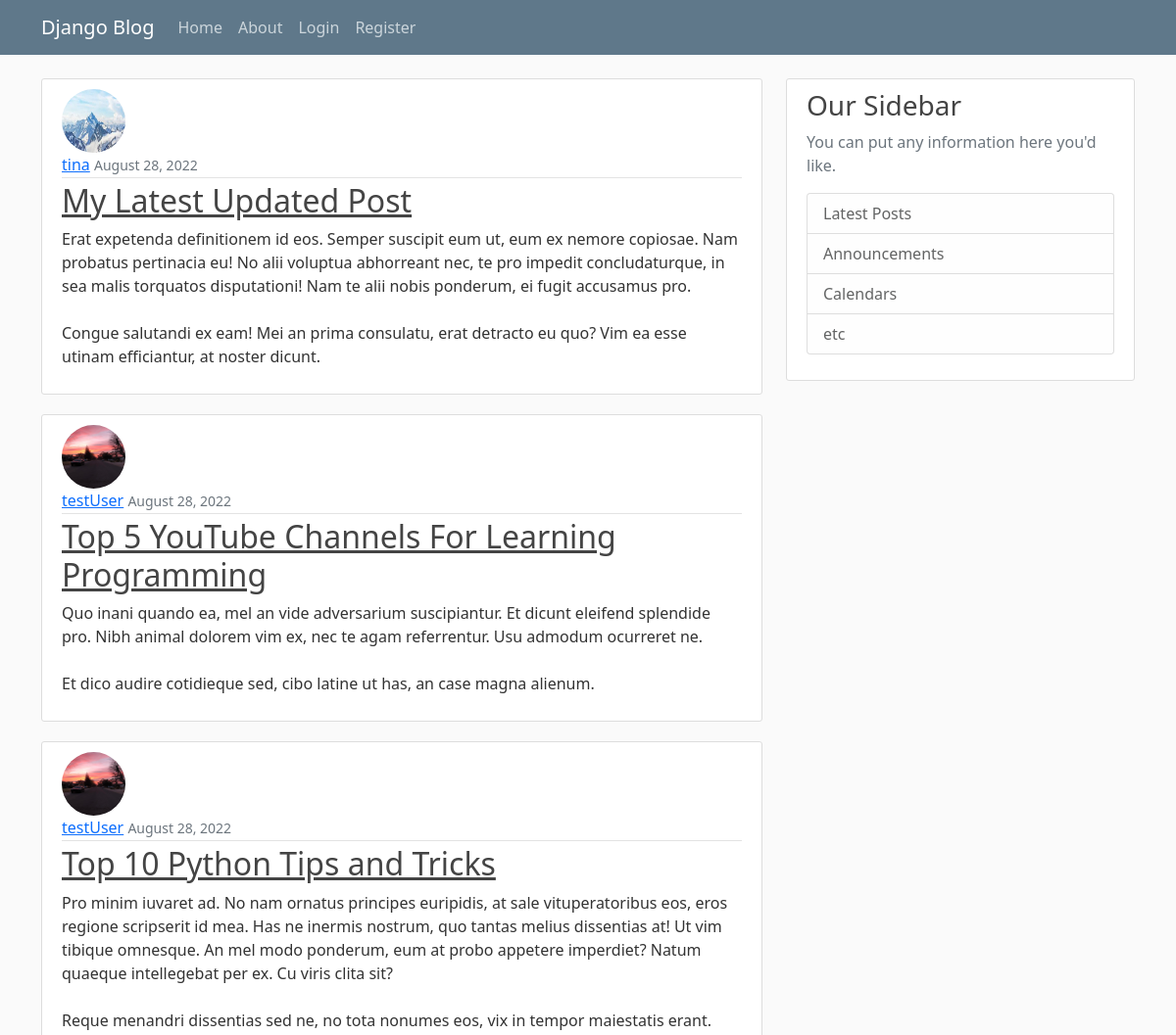
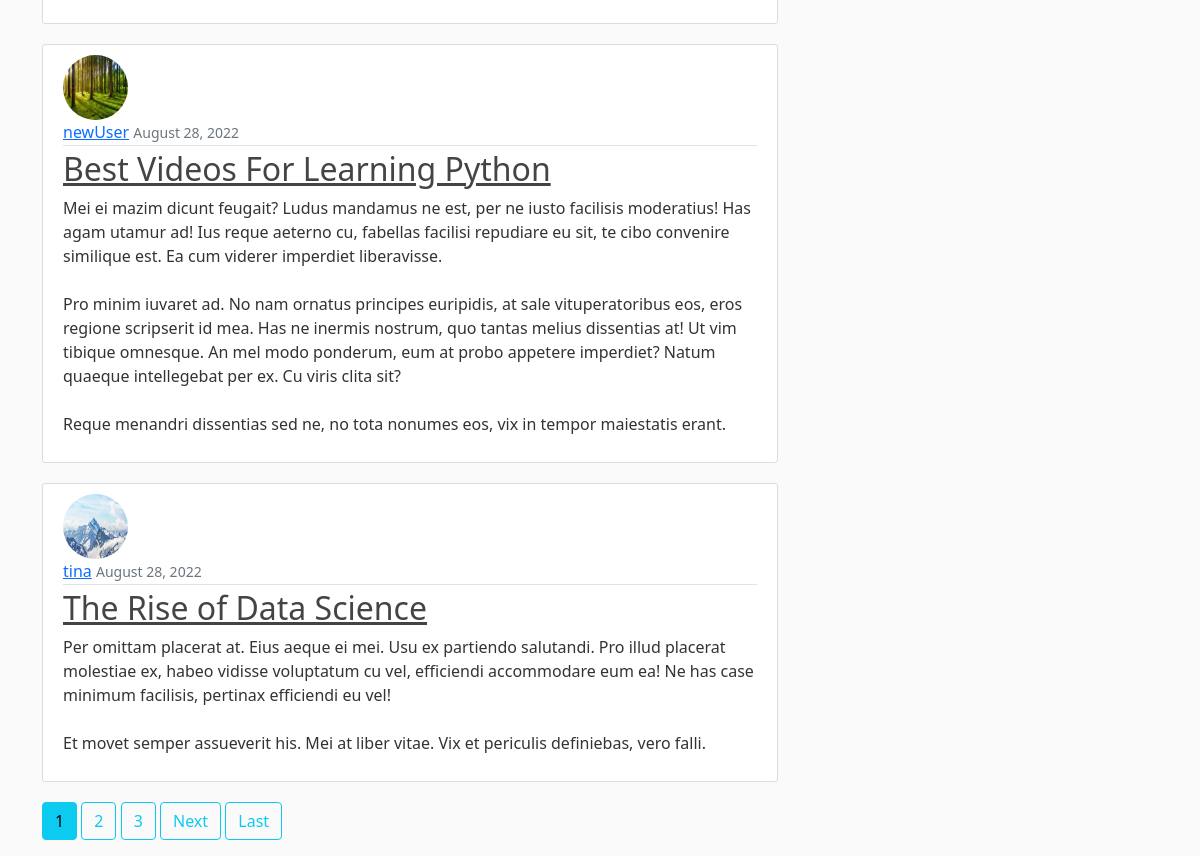
The page / on the database its author committed (2 pictures, top to bottom).
### blog_CS/models.py (models this page shows, shortened)
class Post(models.Model):
    title = models.CharField(max_length= 100)
    content = models.TextField()
    date_posted = models.DateTimeField(default=timezone.now)
    author = models.ForeignKey(User, on_delete=models.CASCADE)

### users/models.py (models this page shows, shortened)
class Profile(models.Model):
    user = models.OneToOneField(User, on_delete=models.CASCADE)
    image = models.ImageField(default='default.jpg', upload_to = 'profile_pictures')

### blog_CS/views.py (the view)
# urls.py: path('', PostListView.as_view(), name= 'blog_CS-home'),
class PostListView(ListView):
    model = Post
    template_name = 'blog_CS/home.html' # <app>/<model>_<viewtype>.html
    context_object_name = 'posts'
    ordering = ['-date_posted']
    paginate_by = 5

### blog_CS/templates/blog_CS/home.html (shortened to what this page needs)
{% extends 'blog_CS/base.html' %}
{% block content %}
    {% for post in posts %}
    <article class="media content-section">
      <img class="rounded-circle article-img" src="{{ post.author.profile.image.url }}" alt="">
        <div class="media-body">
          <div class="article-metadata">
            <a class="mr-2" href="{% url 'user-posts' post.author.username %}">{{ post.author }}</a>
            <small class="text-muted">{{ post.date_posted|date:"F d, Y" }}</small>
          </div>
          <h2><a class="article-title" href="{% url 'post-detail' post.id %}">{{ post.title }}</a></h2>
          <p class="article-content">{{ post.content }}</p>
        </div>
      </article>
    {% endfor %}
    {% if is_paginated %}
      {% for num in page_obj.paginator.page_range %}
        {% if page_obj.number == num %}
          <a class="btn btn-info mb-3" href="?page={{ num }}">{{ num }}</a>
        {% elif num > page_obj.number|add:'-3' and num < page_obj.number|add:'3' %}
        <a class="btn btn-outline-info mb-3" href="?page={{ num }}">{{ num }}</a>
        {% endif %}
      {% endfor %}
      {% if page_obj.has_next %}
        <a class="btn btn-outline-info mb-3" href="?page={{ page_obj.next_page_number }}">Next</a>
        <a class="btn btn-outline-info mb-3" href="?page={{ page_obj.paginator.num_pages }}">Last</a>
      {% endif %}
    {% endif %}
{% endblock content %}

### blog_CS/templates/blog_CS/base.html (shortened to what this page needs)
{% load static %}
<!DOCTYPE html>
<html lang="en">
<head>
    <link href="https://cdn.jsdelivr.net/npm/bootstrap@5.0.2/dist/css/bootstrap.min.css" rel="stylesheet">
    <link rel="stylesheet" href="{% static 'blog_CS/main.css' %}">
</head>
<body>
    <header class="site-header">
        <nav class="navbar navbar-expand-md navbar-dark bg-steel fixed-top">
          <div class="container">
            <a class="navbar-brand mr-4" href="{% url 'blog_CS-home' %}">Django Blog</a>
            <div class="collapse navbar-collapse" id="navbarToggle">
              <div class="navbar-nav mr-auto">
                <a class="nav-item nav-link" href="{% url 'blog_CS-home' %}">Home</a>
                <a class="nav-item nav-link" href="{% url 'blog_CS-about' %}">About</a>
              </div>
              <div class="navbar-nav">
                {% if user.is_authenticated %}
                  <a class="nav-item nav-link" href="{% url 'post-create' %}">New Post</a>
                  <a class="nav-item nav-link" href="{% url 'profile' %}">Profile</a>
                  <a class="nav-item nav-link" href="{% url 'logout' %}">Logout</a>
                {% else %}
                  <a class="nav-item nav-link" href="{% url 'login' %}">Login</a>
                  <a class="nav-item nav-link" href="{% url 'register' %}">Register</a>
                {% endif %}
              </div>
            </div>
          </div>
        </nav>
      </header>
      <main role="main" class="container">
        <div class="row">
          <div class="col-md-8">
            {% block content %}{% endblock %}
          </div>
          <div class="col-md-4">
            <div class="content-section">
              <h3>Our Sidebar</h3>
              <p class='text-muted'>You can put any information here you'd like.
                <ul class="list-group">
                  <li class="list-group-item list-group-item-light">Latest Posts</li>
                  <li class="list-group-item list-group-item-light">Announcements</li>
                  <li class="list-group-item list-group-item-light">Calendars</li>
                  <li class="list-group-item list-group-item-light">etc</li>
                </ul>
              </p>
            </div>
          </div>
        </div>
      </main>
</body>
</html>

### blog_CS/static/blog_CS/main.css (style rules this page uses)
body { background: #fafafa; color: #333333; margin-top: 5rem; }
h1, h2, h3, h4, h5, h6 { color: #444444; }
ul { margin: 0; }
.bg-steel { background-color: #5f788a; }
.site-header .navbar-nav .nav-link { color: #cbd5db; }
.content-section { background: #ffffff; padding: 10px 20px; border: 1px solid #dddddd; border-radius: 3px; margin-bottom: 20px; }
.article-title { color: #444444; }
.article-content { white-space: pre-line; }
.article-img { height: 65px; width: 65px; margin-right: 16px; }
.article-metadata { padding-bottom: 1px; margin-bottom: 4px; border-bottom: 1px solid #e3e3e3 }

### rows shown on the page
Post: author.profile.image (picture), author "tina", date_posted "August 28, 2022", title "My Latest Updated Post", content "Erat expetenda definitionem id eos. Semper suscipit eum ut, eum ex nemore copiosae. Nam probatus pertinacia eu! No alii voluptua abhorreant nec, te pro impedit concludaturque, in sea malis torquatos disputationi! Nam te alii nobis ponderum, ei fugit accusamus pro. Congue salutandi ex eam! Mei an prima consulatu, erat detracto eu quo? Vim ea esse utinam efficiantur, at noster dicunt."
Post: author.profile.image (placeholder picture), author "testUser", date_posted "August 28, 2022", title "Top 5 YouTube Channels For Learning Programming", content "Quo inani quando ea, mel an vide adversarium suscipiantur. Et dicunt eleifend splendide pro. Nibh animal dolorem vim ex, nec te agam referrentur. Usu admodum ocurreret ne. Et dico audire cotidieque sed, cibo latine ut has, an case magna alienum."
Post: author.profile.image (placeholder picture), author "testUser", date_posted "August 28, 2022", title "Top 10 Python Tips and Tricks", content "Pro minim iuvaret ad. No nam ornatus principes euripidis, at sale vituperatoribus eos, eros regione scripserit id mea. Has ne inermis nostrum, quo tantas melius dissentias at! Ut vim tibique omnesque. An mel modo ponderum, eum at probo appetere imperdiet? Natum quaeque intellegebat per ex. Cu viris clita sit? Reque menandri dissentias sed ne, no tota nonumes eos, vix in tempor maiestatis erant."
Post: author.profile.image (picture), author "newUser", date_posted "August 28, 2022", title "Best Videos For Learning Python", content "Mei ei mazim dicunt feugait? Ludus mandamus ne est, per ne iusto facilisis moderatius! Has agam utamur ad! Ius reque aeterno cu, fabellas facilisi repudiare eu sit, te cibo convenire similique est. Ea cum viderer imperdiet liberavisse. Pro minim iuvaret ad. No nam ornatus principes euripidis, at sale vituperatoribus eos, eros regione scripserit id mea. Has ne inermis nostrum, quo tantas melius dissentias at! Ut vim tibique omnesque. An mel modo ponderum, eum at probo appetere imperdiet? Natum quaeque intellegebat per ex. Cu viris clita sit? Reque menandri dissentias sed ne, no tota nonumes eos, vix in tempor maiestatis erant."
Post: author.profile.image (picture), author "tina", date_posted "August 28, 2022", title "The Rise of Data Science", content "Per omittam placerat at. Eius aeque ei mei. Usu ex partiendo salutandi. Pro illud placerat molestiae ex, habeo vidisse voluptatum cu vel, efficiendi accommodare eum ea! Ne has case minimum facilisis, pertinax efficiendi eu vel! Et movet semper assueverit his. Mei at liber vitae. Vix et periculis definiebas, vero falli."

### other values the page prints
{{ num }} "1"
{{ num }} "2" "3"
